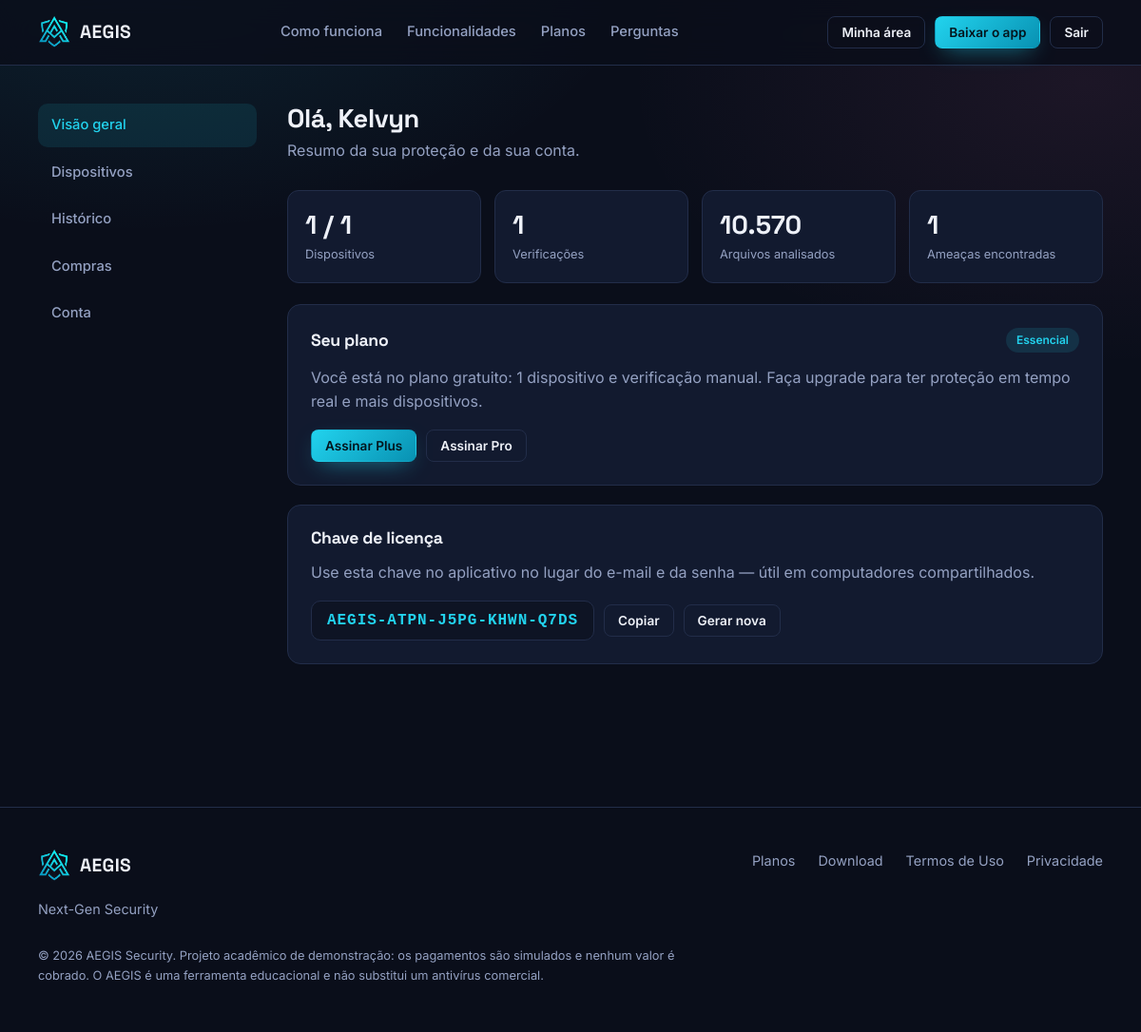
Screenshot of /sistema (signed in) with the database file from the repository.
### tables this page shows
CREATE TABLE users (
    id INTEGER PRIMARY KEY AUTOINCREMENT,
    nome TEXT NOT NULL,
    email TEXT NOT NULL UNIQUE,
    senha_hash TEXT NOT NULL,
    plano TEXT NOT NULL DEFAULT 'essencial',
    plano_expira_em TEXT,
    license_key TEXT NOT NULL UNIQUE,
    criado_em TEXT NOT NULL
);

### app.py (the view)
@app.route("/sistema")
@login_required
def sistema():
    aba = request.args.get("aba", "geral")
    if aba not in ABAS:
        aba = "geral"
    u = g.user
    plano = PLANOS[u["plano"]]
    with db() as conn:
        dispositivos = conn.execute(
            "SELECT * FROM devices WHERE user_id = ? ORDER BY criado_em, id", (u["id"],)).fetchall()
        resumo = conn.execute(
            "SELECT COUNT(*) AS n, COALESCE(SUM(arquivos),0) AS arquivos, "
            "COALESCE(SUM(ameacas),0) AS ameacas, MAX(criado_em) AS ultimo "
            "FROM scans WHERE user_id = ?", (u["id"],)).fetchone()
        scans = conn.execute(
            "SELECT s.*, d.nome AS dispositivo FROM scans s "
            "LEFT JOIN devices d ON d.id = s.device_row_id "
            "WHERE s.user_id = ? ORDER BY s.id DESC LIMIT ?",
            (u["id"], plano["historico"])).fetchall()
        deteccoes = conn.execute(
            "SELECT * FROM detections WHERE user_id = ? ORDER BY id DESC LIMIT 15",
            (u["id"],)).fetchall()
        compras = conn.execute(
            "SELECT * FROM compras WHERE user_id = ? ORDER BY id DESC", (u["id"],)).fetchall()
    return render_template(
        "sistema.html", aba=aba, abas=ABAS, plano=plano, dispositivos=dispositivos,
        resumo=resumo, scans=scans, deteccoes=deteccoes, compras=compras,
        dias=days_left(u["plano_expira_em"]),
    )

### app.py (called while the page is built)
def days_left(expira_em):
    if not expira_em:
        return None
    seconds = (parse_dt(expira_em) - datetime.now(timezone.utc)).total_seconds()
    return max(0, math.ceil(seconds / 86400))

def refresh_plan(row, conn) -> dict:
    user = dict(row)
    exp = user.get("plano_expira_em")
    if user["plano"] != "essencial" and exp and parse_dt(exp) < datetime.now(timezone.utc):
        conn.execute("UPDATE users SET plano='essencial', plano_expira_em=NULL WHERE id=?",
                     (user["id"],))
        user["plano"], user["plano_expira_em"] = "essencial", None
    return user

@app.before_request
def load_user():
    g.user = None
    uid = session.get("user_id")
    if uid:
        with db() as conn:
            row = conn.execute("SELECT * FROM users WHERE id = ?", (uid,)).fetchone()
            g.user = refresh_plan(row, conn) if row else None
        if g.user is None:
            session.clear()
    if request.method == "POST" and not request.path.startswith("/api/"):
        security.verify_csrf()

@app.context_processor
def inject_globals():
    user = g.get("user")
    return {
        "user": user,
        "PLANOS": PLANOS,
        "plano_atual": PLANOS[user["plano"]] if user else None,
        "csrf_token": security.csrf_token,
        "ano": datetime.now().year,
    }

@app.after_request
def security_headers(resp):
    resp.headers.setdefault("X-Content-Type-Options", "nosniff")
    resp.headers.setdefault("X-Frame-Options", "DENY")
    resp.headers.setdefault("Referrer-Policy", "strict-origin-when-cross-origin")
    resp.headers.setdefault("Permissions-Policy", "camera=(), microphone=(), geolocation=()")
    resp.headers.setdefault(
        "Content-Security-Policy",
        "default-src 'self'; img-src 'self' data:; "
        "style-src 'self' 'unsafe-inline' https://fonts.googleapis.com; "
        "font-src https://fonts.gstatic.com; script-src 'self'; "
        "frame-ancestors 'none'; base-uri 'self'; form-action 'self'",
    )
    if request.path.startswith(("/sistema", "/comprar", "/download", "/login", "/cadastro")):
        resp.headers["Cache-Control"] = "no-store"
    return resp

def login_required(fn):
    @wraps(fn)
    def wrapper(*args, **kwargs):
        if g.user is None:
            flash("Entre na sua conta para continuar.", "erro")
            return redirect(url_for("login", next=request.full_path.rstrip("?")))
        return fn(*args, **kwargs)
    return wrapper

### templates/sistema.html (shortened to what this page needs)
{% extends "base.html" %}
{% block content %}
{% set rotulos = {'geral': 'Visão geral', 'dispositivos': 'Dispositivos', 'historico': 'Histórico', 'compras': 'Compras', 'conta': 'Conta'} %}
<section class="dash">
  <div class="wrap dash-grid">
    <nav class="dash-nav" aria-label="Minha área">
      {% for a in abas %}
        <a href="{{ url_for('sistema', aba=a) }}" class="{{ 'on' if a == aba }}">{{ rotulos[a] }}</a>
      {% endfor %}
    </nav>
    <div>
    {% if aba == 'geral' %}
      <h1>Olá, {{ user.nome.split(' ')[0] }}</h1>
      <p class="dash-sub">Resumo da sua proteção e da sua conta.</p>
      <div class="stats">
        <div class="stat"><b>{{ dispositivos | length }} / {{ plano.dispositivos }}</b><span>Dispositivos</span></div>
        <div class="stat"><b>{{ resumo.n }}</b><span>Verificações</span></div>
        <div class="stat"><b>{{ '{:,}'.format(resumo.arquivos).replace(',', '.') }}</b><span>Arquivos analisados</span></div>
        <div class="stat"><b>{{ resumo.ameacas }}</b><span>Ameaças encontradas</span></div>
      </div>
      <div class="panel">
        <div class="panel-head">
          <h2>Seu plano</h2>
          <span class="pill {{ 'green' if user.plano != 'essencial' }}">{{ plano.nome }}</span>
        </div>
        {% if user.plano == 'essencial' %}
          <p class="muted">Você está no plano gratuito: 1 dispositivo e verificação manual. Faça upgrade para ter proteção em tempo real e mais dispositivos.</p>
          <div class="actions">
            <a class="btn btn-primary btn-sm" href="{{ url_for('comprar', plano='plus') }}" target="_blank" rel="noopener">Assinar Plus</a>
            <a class="btn btn-ghost btn-sm" href="{{ url_for('comprar', plano='pro') }}" target="_blank" rel="noopener">Assinar Pro</a>
          </div>
        {% endif %}
      </div>
      <div class="panel">
        <div class="panel-head"><h2>Chave de licença</h2></div>
        <p class="muted">Use esta chave no aplicativo no lugar do e-mail e da senha — útil em computadores compartilhados.</p>
        <div class="license">
          <code id="licenca">{{ user.license_key }}</code>
          <button class="btn btn-ghost btn-sm" type="button" data-copy="licenca">Copiar</button>
          <form method="post" action="{{ url_for('regenerar_licenca') }}" data-confirm="Gerar uma nova chave? A atual deixará de funcionar.">
            <button class="btn btn-ghost btn-sm" type="submit">Gerar nova</button>
          </form>
        </div>
      </div>
    {% endif %}
    </div>
  </div>
</section>
{% endblock %}

### templates/base.html (shortened to what this page needs)
<!DOCTYPE html>
<html lang="pt-BR">
<head>
<link rel="stylesheet" href="{{ url_for('static', filename='css/style.css') }}">
</head>
<body>
{% set home = '' if request.endpoint == 'index' else url_for('index') %}
<header class="site-header">
  <div class="wrap nav">
    <a class="brand-link" href="{{ url_for('index') }}" aria-label="AEGIS — página inicial">
      <img src="{{ url_for('static', filename='img/logo-mark.png') }}" alt="" width="34" height="34">
      <span class="brand">AEGIS</span>
    </a>
    <nav class="nav-links" aria-label="Principal">
      <a href="{{ home }}#como-funciona">Como funciona</a>
      <a href="{{ home }}#funcionalidades">Funcionalidades</a>
      <a href="{{ home }}#planos">Planos</a>
      <a href="{{ home }}#faq">Perguntas</a>
    </nav>
    <div class="nav-actions">
      {% if user %}
        <a class="btn btn-ghost btn-sm" href="{{ url_for('sistema') }}">Minha área</a>
        <a class="btn btn-primary btn-sm" href="{{ url_for('download') }}">Baixar o app</a>
        <form method="post" action="{{ url_for('logout') }}">
          <button class="btn btn-ghost btn-sm" type="submit">Sair</button>
        </form>
      {% else %}
        <a class="btn btn-ghost btn-sm" href="{{ url_for('login') }}">Entrar</a>
        <a class="btn btn-primary btn-sm" href="{{ url_for('cadastro') }}">Criar conta grátis</a>
      {% endif %}
    </div>
  </div>
</header>
<main>
{% block content %}{% endblock %}
</main>
<footer class="site-footer">
  <div class="wrap">
    <div class="footer-grid">
      <div>
        <a class="brand-link" href="{{ url_for('index') }}">
          <img src="{{ url_for('static', filename='img/logo-mark.png') }}" alt="" width="28" height="28">
          <span class="brand">AEGIS</span>
        </a>
        <p class="muted" style="margin:10px 0 0;font-size:.9rem">Next-Gen Security</p>
      </div>
      <nav class="footer-links" aria-label="Rodapé">
        <a href="{{ home }}#planos">Planos</a>
        <a href="{{ url_for('download') }}">Download</a>
        <a href="{{ url_for('termos') }}">Termos de Uso</a>
        <a href="{{ url_for('privacidade') }}">Privacidade</a>
      </nav>
    </div>
    <p class="fine">© {{ ano }} AEGIS Security. Projeto acadêmico de demonstração: os pagamentos são simulados e nenhum valor é cobrado. O AEGIS é uma ferramenta educacional e não substitui um antivírus comercial.</p>
  </div>
</footer>
</body>
</html>

### rows the page displays
users: nome "Kelvyn", nome "Essencial", license_key "AEGIS-ATPN-J5PG-KHWN-Q7DS"

### other values shown
{{ rotulos[a] }} "Visão geral" "Dispositivos" "Histórico" "Compras" "Conta"
{{ dispositivos | length }} "1"
{{ plano.dispositivos }} "1"
{{ resumo.n }} "1"
{{ '{:,}'.format(resumo.arquivos).replace(',', '.') }} "10.570"
{{ resumo.ameacas }} "1"
